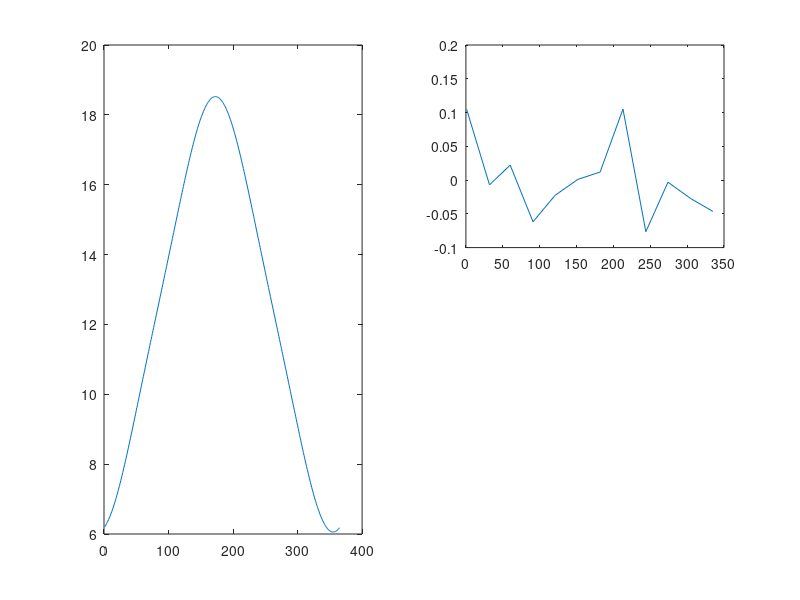

The MATLAB script that drew this image:
T = 365;
k = 3
x = [1 32 60 91 121 152 182 213 244 274 305 335]';
y = [6.1 8.0 10.4 13.2 15.8 18.0 18.4 16.6 14.1 11.4 8.7 6.6]';
omega = 2*pi/T;

A = [ones(size(x)) cos(omega*x) sin(omega*x) cos(k*omega*x) sin(k*omega*x)];
c = A\y;
r = A*c - y;

days = 1 : 1 : 365;
sun_hours = @(day) c(1) + c(2)*cos(omega*day) + c(3)*sin(omega*day) + c(4)*cos(k*omega*day) + c(5)*sin(k*omega*day);

subplot(1, 2, 1);
plot(days, sun_hours(days));
subplot(2, 2, 2);
plot(x, r);

sun_hours(157)
felkvsum = r'*r